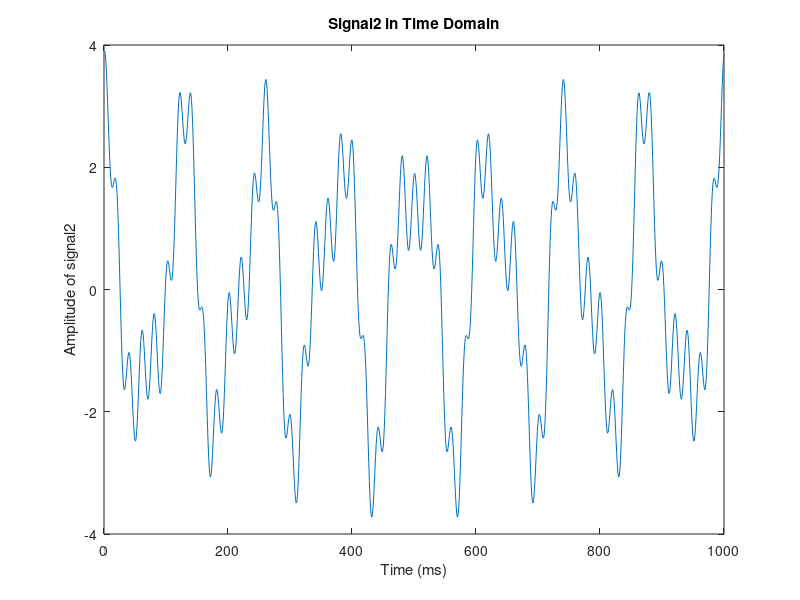
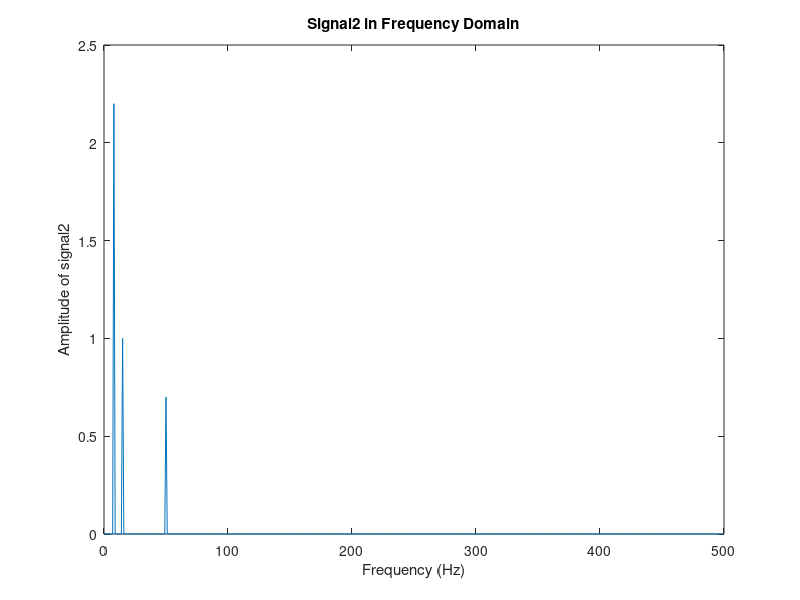

Write MATLAB code to recreate these figures, in order.
% Basic program to study the effect of sampling in the domain of signal
% testing

clear;
close all;

% load the data from given .mat file
load('signal_lab1.mat');

% plot the original signal
figure
plot(signal2)
title('Signal2 in Time Domain')
xlabel('Time (ms)')
ylabel('Amplitude of signal2')

% 1 sec signal, vector length 1000
% Therefore 1000 samples per sec
% Therefore sampling freq = 1000 Hz
Fs = 1000;      % Sampling frequency

L = length(signal2);    % length of signal

Y = fft(signal2);    % frequency domain signal complex domain

P2 = abs(Y/L);      % frequency domain signal converted to real domain

% The above one is a two sided spectrum of the signal
% we need to convert it into a one sided spectrum.
P1 = P2(1:L/2+1);

% adding the amplitude of the other side of the spectrum
P1(2:end-1) = 2*P1(2:end-1);

% frequency range, single side spectrum
f = Fs*(0:(L/2))/L;

% plot the signal in frequency domain
figure
plot(f,P1)    
title('Signal2 in Frequency Domain')
xlabel('Frequency (Hz)')
ylabel('Amplitude of signal2')